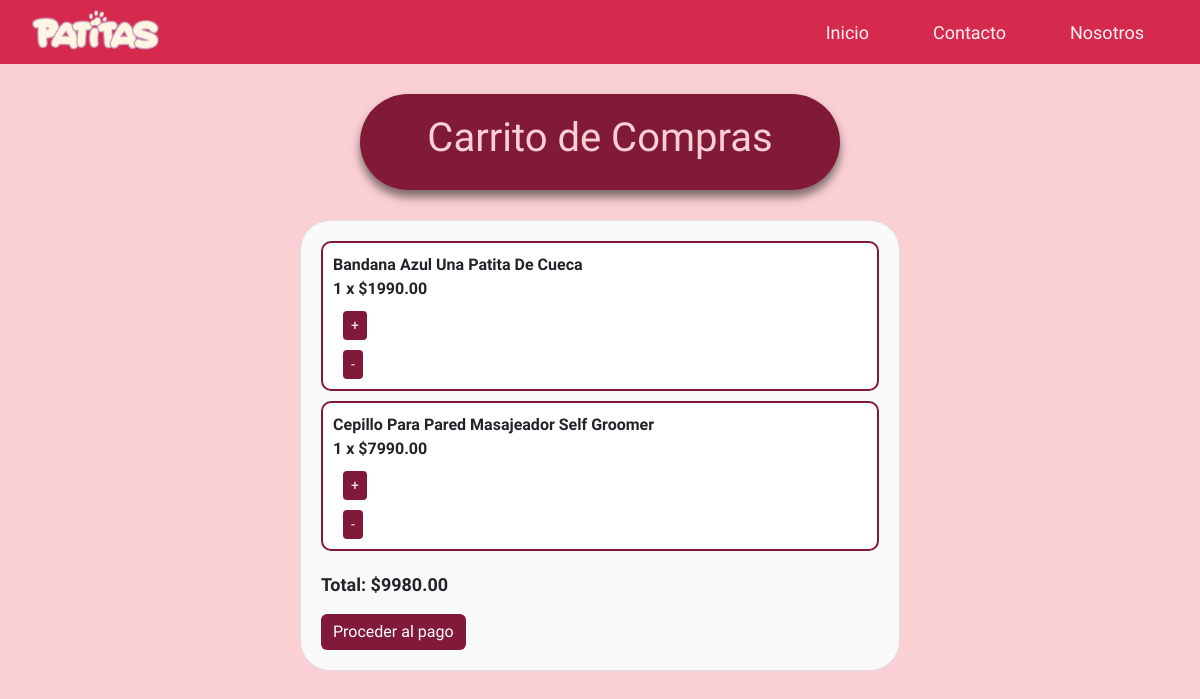
The app's page /patitas/carrito/ (signed in) with its own data.
### patitas/models.py (models this page shows, shortened)
class Carrito(models.Model):
    usuario = models.ForeignKey(User, on_delete=models.CASCADE)
    producto = models.ForeignKey(Producto, on_delete=models.CASCADE)
    cantidad = models.IntegerField(default=1)
    class Meta:
        unique_together = ('usuario', 'producto')

class Producto(models.Model):
    id = models.AutoField(primary_key=True)
    nombre_prod = models.CharField(max_length=50)
    descripcion = models.TextField(max_length=200)
    id_categoria = models.ForeignKey('Categoria',on_delete=models.CASCADE, db_column='idCategoria')
    precio = models.DecimalField(max_digits=10, decimal_places=2)
    stock = models.IntegerField()
    imagen = models.ImageField(upload_to='productos_fotos/', blank=True, null=True)

### patitas/views.py (the view)
# urls.py: path('carrito/', views.ver_carrito, name='carrito'),
def ver_carrito(request):
    if request.user.is_authenticated:
        carrito_items = Carrito.objects.filter(usuario=request.user)
        total = sum(item.producto.precio * item.cantidad for item in carrito_items)
        return render(request, 'patitas/carrito.html', {'carrito_items': carrito_items, 'total': total})
    else:
        return redirect('login')

### patitas/templates/patitas/carrito.html (shortened to what this page needs)
{% load static %}
<!DOCTYPE html>
<html lang="en">
<head>
    <link rel="stylesheet" href="https://cdnjs.cloudflare.com/ajax/libs/font-awesome/6.5.2/css/all.min.css">
    <link rel="stylesheet" href="https://cdn.jsdelivr.net/npm/bootstrap@5.3.3/dist/css/bootstrap.min.css">
    <link type='text/css' href='{% static "css/style.css"%}' rel='stylesheet'>
</head>
<body>
    <div class="cont-header">
        <header>
            <a href="{% url 'index' %}" class="logo_patitas_princ"><img src="{% static 'img/logo_patitas.png' %}" alt="patitas"></a>
            <nav class="navbar-header">
                <a href="index">Inicio</a>
                <a href="contacto">Contacto</a>
                <a href="#">Nosotros</a>
            </nav>
        </header>
    </div>
    <div class="titulos-pag">
        <h1>Carrito de Compras</h1>
    </div>
    <div class="carrito-container">
        {% if carrito_items %}
            <ul class="carrito-list">
                {% for item in carrito_items %}
                    <li class="carrito-item">
                        <span class="producto-info">
                            {{ item.producto.nombre_prod }} <br> {{ item.cantidad }} x ${{ item.producto.precio }}
                        </span>
                        <form action="{% url 'update_cart' %}" method="post">
                            <button type="submit" class="btn btn-sm btn-success">+</button>
                        </form>
                        <form action="{% url 'update_cart' %}" method="post">
                            <button type="submit" class="btn btn-sm btn-danger">-</button>
                        </form>
                    </li>
                {% endfor %}
            </ul>
            <p class="carrito-total">Total: ${{ total }}</p>
            <a href="{% url 'checkout' %}" class="btn btn-primary">Proceder al pago</a>
        {% else %}
            <p>Tu carrito está vacío.</p>
        {% endif %}
    </div>
</body>
</html>

### patitas/static/css/style.css (style rules this page uses)
* { padding: 0; margin: 0; font-family: "Poetsen One", sans-serif; text-decoration: none; }
body { background-color: #fbd0d5; margin: 0; }
header { position: flex; top: 0; left: 0; right: 0; background: #d5294d; display: flex; align-items: center; justify-content: space-between; padding: 2rem 2%; z-index: 1000; width: 100%; height: 40px; }
header .logo_patitas_princ img { align-items: left; width: 9rem; height: auto; }
header .navbar-header a { font-size: 18px; padding: 0 2rem; color: #fef2f3; text-decoration: none; }
.navbar-header { display: flex; align-items: center; }
.titulos-pag { padding: 20px; width: 40%; border-radius: 50px; background-color: #811a39; color: #fbd0d5; margin: 30px auto; text-align: center; box-shadow: 0px 7px 10px rgba(0,0,0,0.5); }
.carrito-container { max-width: 600px; margin: 0 auto; padding: 20px; background-color: #f9f9f9; border: 1px solid #ddd; border-radius: 30px; margin-bottom: 50px; }
.carrito-list { list-style-type: none; padding: 0; }
.carrito-item { margin-bottom: 10px; padding: 10px; background-color: #fff; border: 2px solid #811a39; border-radius: 10px; }
.carrito-item .producto-info { font-weight: bold; }
.carrito-item .btn { margin-left: 10px; background-color: #811a39; border: 0; margin-top: 10px; }
.carrito-total { margin-top: 20px; font-size: 18px; font-weight: bold; }
.carrito-container .btn { background-color: #811a39; border: 0; }

### records on screen
Carrito: producto.nombre_prod "Bandana Azul Una Patita De Cueca", cantidad "1", producto.precio "1990.00"
Carrito: producto.nombre_prod "Cepillo Para Pared Masajeador Self Groomer", cantidad "1", producto.precio "7990.00"

### other values on screen
{{ total }} "9980.00"
